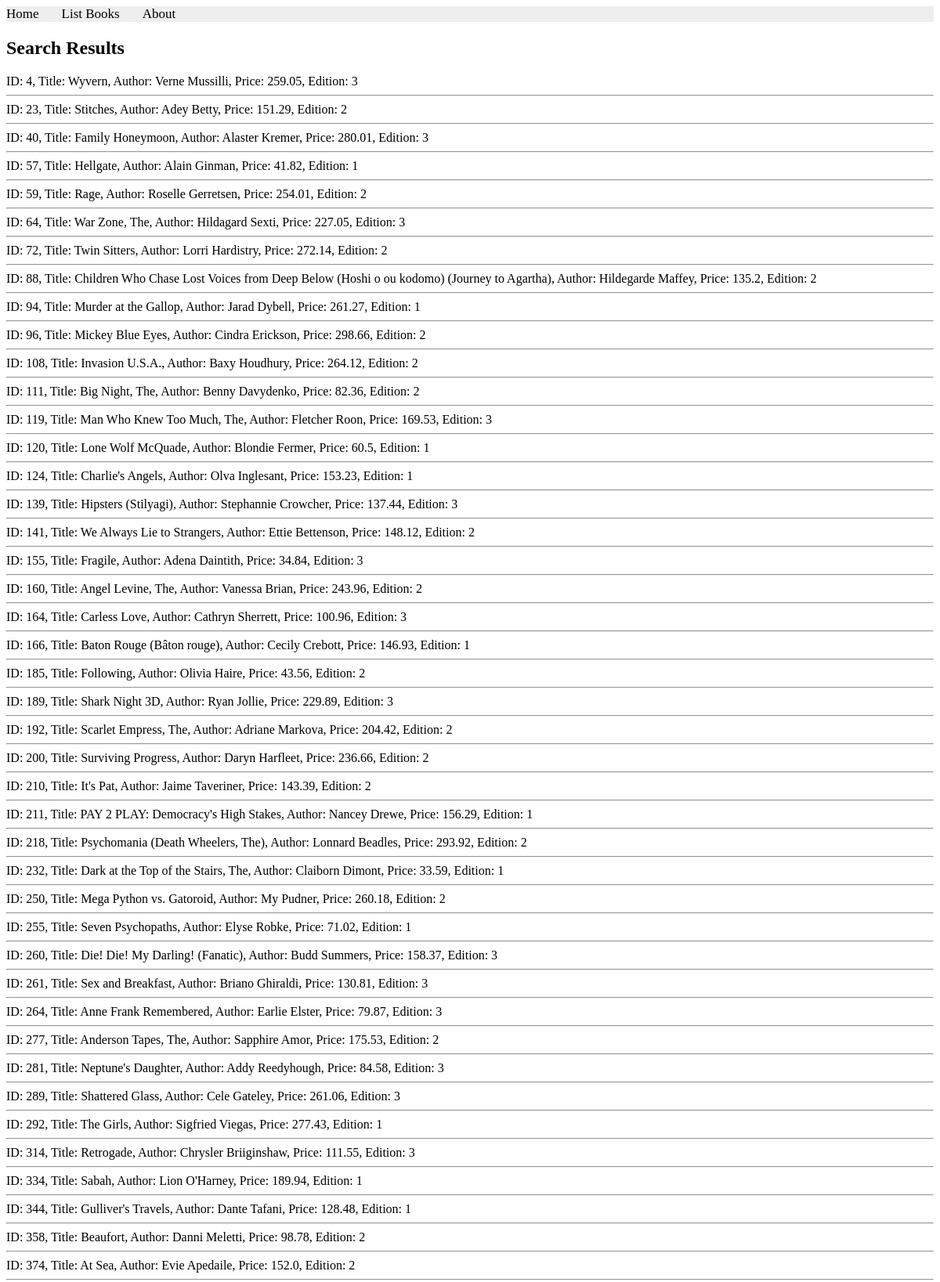
The app's page /books/lab8/task3/ (upper part) with its own data.
### apps/bookmodule/models.py (models this page shows)
class Book(models.Model):
    title = models.CharField(max_length = 50)
    author = models.CharField(max_length = 50)
    price = models.FloatField(default = 0.0)
    edition = models.SmallIntegerField(default = 1)

### apps/bookmodule/views.py (the view)
# urls.py: path('lab8/task3/', views.task3, name="books.task3"),
def task3(request):
    books = Book.objects.filter(
        Q(edition__lte=3) & ~(Q(title__icontains='co') | Q(author__icontains='co'))
    )
    if books.exists():
        return render(request, 'bookmodule/task3.html', {'books': books})
    else:
        return render(request, 'bookmodule/index.html')

### apps/templates/bookmodule/task3.html (shortened to what this page needs)
{% extends "layouts/base.html" %}
{% load static %}
{% block content %}
<h2>Search Results</h2>
{% if books %}
{% for obj in books %}
    ID: {{obj.id}}, Title: {{obj.title}}, Author: {{obj.author}}, Price: {{obj.price}}, Edition: {{obj.edition}}
    <hr>
{% endfor %}
{% else %}
<p>No books found matching your search.</p>
{% endif %}
{% endblock content %}

### records on screen
Book: id "4", title "Wyvern", author "Verne Mussilli", price "259.05", edition "3"
Book: id "23", title "Stitches", author "Adey Betty", price "151.29", edition "2"
Book: id "40", title "Family Honeymoon", author "Alaster Kremer", price "280.01", edition "3"
Book: id "57", title "Hellgate", author "Alain Ginman", price "41.82", edition "1"
Book: id "59", title "Rage", author "Roselle Gerretsen", price "254.01", edition "2"
Book: id "64", title "War Zone, The", author "Hildagard Sexti", price "227.05", edition "3"
Book: id "72", title "Twin Sitters", author "Lorri Hardistry", price "272.14", edition "2"
Book: id "88", title "Children Who Chase Lost Voices from Deep Below (Hoshi o ou kodomo) (Journey to Agartha)", author "Hildegarde Maffey", price "135.2", edition "2"
Book: id "94", title "Murder at the Gallop", author "Jarad Dybell", price "261.27", edition "1"
Book: id "96", title "Mickey Blue Eyes", author "Cindra Erickson", price "298.66", edition "2"
Book: id "108", title "Invasion U.S.A.", author "Baxy Houdhury", price "264.12", edition "2"
Book: id "111", title "Big Night, The", author "Benny Davydenko", price "82.36", edition "2"
Book: id "119", title "Man Who Knew Too Much, The", author "Fletcher Roon", price "169.53", edition "3"
Book: id "120", title "Lone Wolf McQuade", author "Blondie Fermer", price "60.5", edition "1"
Book: id "124", title "Charlie's Angels", author "Olva Inglesant", price "153.23", edition "1"
Book: id "139", title "Hipsters (Stilyagi)", author "Stephannie Crowcher", price "137.44", edition "3"
Book: id "141", title "We Always Lie to Strangers", author "Ettie Bettenson", price "148.12", edition "2"
Book: id "155", title "Fragile", author "Adena Daintith", price "34.84", edition "3"
Book: id "160", title "Angel Levine, The", author "Vanessa Brian", price "243.96", edition "2"
Book: id "164", title "Carless Love", author "Cathryn Sherrett", price "100.96", edition "3"
Book: id "166", title "Baton Rouge (Bâton rouge)", author "Cecily Crebott", price "146.93", edition "1"
Book: id "185", title "Following", author "Olivia Haire", price "43.56", edition "2"
Book: id "189", title "Shark Night 3D", author "Ryan Jollie", price "229.89", edition "3"
Book: id "192", title "Scarlet Empress, The", author "Adriane Markova", price "204.42", edition "2"
Book: id "200", title "Surviving Progress", author "Daryn Harfleet", price "236.66", edition "2"
Book: id "210", title "It's Pat", author "Jaime Taveriner", price "143.39", edition "2"
Book: id "211", title "PAY 2 PLAY: Democracy's High Stakes", author "Nancey Drewe", price "156.29", edition "1"
Book: id "218", title "Psychomania (Death Wheelers, The)", author "Lonnard Beadles", price "293.92", edition "2"
Book: id "232", title "Dark at the Top of the Stairs, The", author "Claiborn Dimont", price "33.59", edition "1"
Book: id "250", title "Mega Python vs. Gatoroid", author "My Pudner", price "260.18", edition "2"
Book: id "255", title "Seven Psychopaths", author "Elyse Robke", price "71.02", edition "1"
Book: id "260", title "Die! Die! My Darling! (Fanatic)", author "Budd Summers", price "158.37", edition "3"
Book: id "261", title "Sex and Breakfast", author "Briano Ghiraldi", price "130.81", edition "3"
Book: id "264", title "Anne Frank Remembered", author "Earlie Elster", price "79.87", edition "3"
Book: id "277", title "Anderson Tapes, The", author "Sapphire Amor", price "175.53", edition "2"
Book: id "281", title "Neptune's Daughter", author "Addy Reedyhough", price "84.58", edition "3"
Book: id "289", title "Shattered Glass", author "Cele Gateley", price "261.06", edition "3"
Book: id "292", title "The Girls", author "Sigfried Viegas", price "277.43", edition "1"
Book: id "314", title "Retrogade", author "Chrysler Briiginshaw", price "111.55", edition "3"
Book: id "334", title "Sabah", author "Lion O'Harney", price "189.94", edition "1"
Book: id "344", title "Gulliver's Travels", author "Dante Tafani", price "128.48", edition "1"
Book: id "358", title "Beaufort", author "Danni Meletti", price "98.78", edition "2"
Book: id "374", title "At Sea", author "Evie Apedaile", price "152.0", edition "2"
